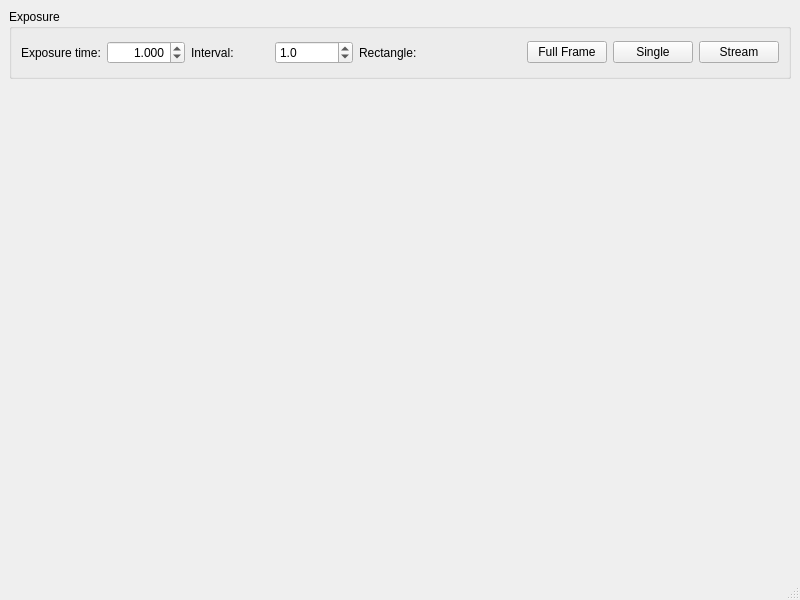
<?xml version="1.0" encoding="UTF-8"?>
<ui version="4.0">
 <class>snowgui::LiveView</class>
 <widget class="QMainWindow" name="snowgui::LiveView">
  <property name="geometry">
   <rect>
    <x>0</x>
    <y>0</y>
    <width>800</width>
    <height>600</height>
   </rect>
  </property>
  <property name="windowTitle">
   <string>MainWindow</string>
  </property>
  <widget class="QWidget" name="centralwidget">
   <layout class="QGridLayout" name="gridLayout">
    <item row="1" column="0">
     <widget class="snowgui::imagedisplaywidget" name="imageWidget" native="true"/>
    </item>
    <item row="0" column="0">
     <widget class="QGroupBox" name="groupBox">
      <property name="minimumSize">
       <size>
        <width>0</width>
        <height>0</height>
       </size>
      </property>
      <property name="maximumSize">
       <size>
        <width>16777215</width>
        <height>70</height>
       </size>
      </property>
      <property name="title">
       <string>Exposure</string>
      </property>
      <layout class="QHBoxLayout" name="horizontalLayout">
       <item>
        <widget class="QLabel" name="exposureLabel">
         <property name="text">
          <string>Exposure time:</string>
         </property>
        </widget>
       </item>
       <item>
        <widget class="snowgui::LogSpinBox" name="exposureSpinBox">
         <property name="alignment">
          <set>Qt::AlignRight|Qt::AlignTrailing|Qt::AlignVCenter</set>
         </property>
         <property name="decimals">
          <number>3</number>
         </property>
         <property name="minimum">
          <double>0.100000000000000</double>
         </property>
         <property name="value">
          <double>1.000000000000000</double>
         </property>
        </widget>
       </item>
       <item>
        <widget class="QLabel" name="intervalLabel">
         <property name="text">
          <string>Interval:</string>
         </property>
        </widget>
       </item>
       <item>
        <widget class="QDoubleSpinBox" name="intervalSpinBox">
         <property name="decimals">
          <number>1</number>
         </property>
         <property name="maximum">
          <double>10.000000000000000</double>
         </property>
         <property name="value">
          <double>1.000000000000000</double>
         </property>
        </widget>
       </item>
       <item>
        <widget class="QLabel" name="rectangleLabel">
         <property name="text">
          <string>Rectangle:</string>
         </property>
        </widget>
       </item>
       <item>
        <widget class="QLabel" name="rectangleField">
         <property name="text">
          <string/>
         </property>
         <property name="alignment">
          <set>Qt::AlignRight|Qt::AlignTrailing|Qt::AlignVCenter</set>
         </property>
        </widget>
       </item>
       <item>
        <widget class="QPushButton" name="fullframeButton">
         <property name="text">
          <string>Full Frame</string>
         </property>
        </widget>
       </item>
       <item>
        <widget class="QPushButton" name="singleButton">
         <property name="text">
          <string>Single</string>
         </property>
        </widget>
       </item>
       <item>
        <widget class="QPushButton" name="startButton">
         <property name="text">
          <string>Stream</string>
         </property>
        </widget>
       </item>
      </layout>
     </widget>
    </item>
   </layout>
  </widget>
  <widget class="QMenuBar" name="menubar">
   <property name="geometry">
    <rect>
     <x>0</x>
     <y>0</y>
     <width>800</width>
     <height>22</height>
    </rect>
   </property>
  </widget>
  <widget class="QStatusBar" name="statusbar"/>
 </widget>
 <customwidgets>
  <customwidget>
   <class>snowgui::imagedisplaywidget</class>
   <extends>QWidget</extends>
   <header location="global">imagedisplaywidget.h</header>
   <container>1</container>
   <slots>
    <slot>rectangleSelected(astro::image::ImageRectangle)</slot>
   </slots>
  </customwidget>
  <customwidget>
   <class>snowgui::LogSpinBox</class>
   <extends>QDoubleSpinBox</extends>
   <header location="global">LogSpinBox.h</header>
  </customwidget>
 </customwidgets>
 <resources/>
 <connections/>
</ui>
